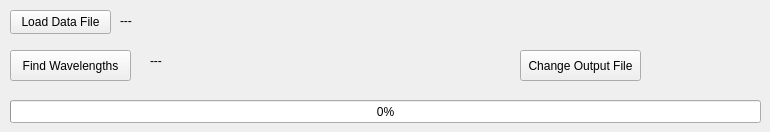
    <widget class="QWidget" name="tab_4">
     <attribute name="title">
      <string>OSA</string>
     </attribute>
     <widget class="QLabel" name="osa_output_path">
      <property name="geometry">
       <rect>
        <x>150</x>
        <y>50</y>
        <width>361</width>
        <height>21</height>
       </rect>
      </property>
      <property name="text">
       <string>---</string>
      </property>
     </widget>
     <widget class="QPushButton" name="osa_output_file_button">
      <property name="geometry">
       <rect>
        <x>520</x>
        <y>50</y>
        <width>121</width>
        <height>31</height>
       </rect>
      </property>
      <property name="text">
       <string>Change Output File</string>
      </property>
     </widget>
     <widget class="QLabel" name="osa_data_path">
      <property name="geometry">
       <rect>
        <x>120</x>
        <y>10</y>
        <width>511</width>
        <height>21</height>
       </rect>
      </property>
      <property name="text">
       <string>---</string>
      </property>
     </widget>
     <widget class="QPushButton" name="osa_load_button">
      <property name="geometry">
       <rect>
        <x>10</x>
        <y>10</y>
        <width>101</width>
        <height>24</height>
       </rect>
      </property>
      <property name="text">
       <string>Load Data File</string>
      </property>
     </widget>
     <widget class="QPushButton" name="osa_find_wavelengths_button">
      <property name="geometry">
       <rect>
        <x>10</x>
        <y>50</y>
        <width>121</width>
        <height>31</height>
       </rect>
      </property>
      <property name="text">
       <string>Find Wavelengths</string>
      </property>
     </widget>
     <widget class="QProgressBar" name="osa_progress">
      <property name="geometry">
       <rect>
        <x>10</x>
        <y>100</y>
        <width>751</width>
        <height>23</height>
       </rect>
      </property>
      <property name="value">
       <number>0</number>
      </property>
     </widget>
    </widget>
